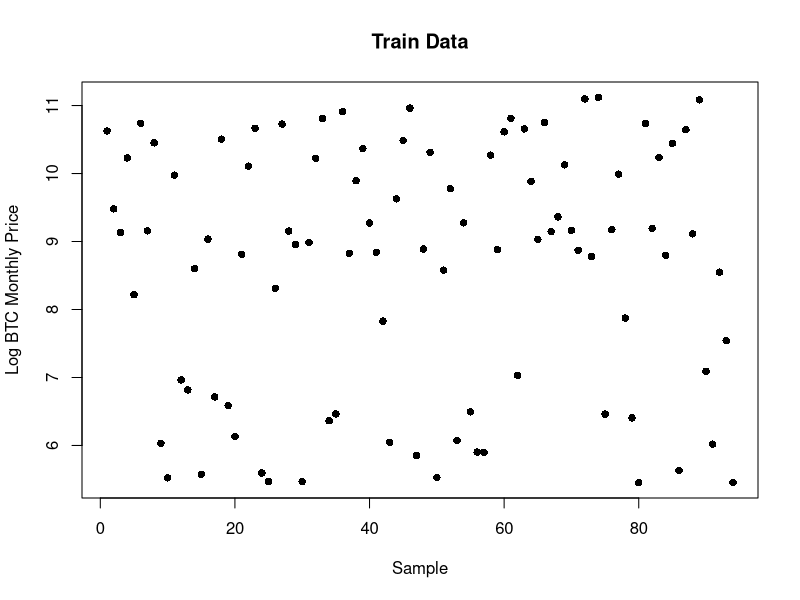
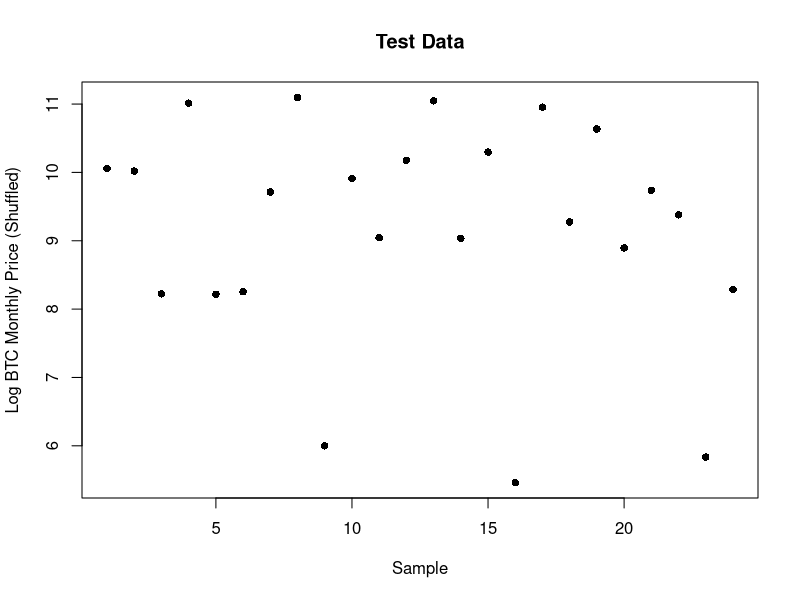

The R source for these figures, in order: (Note: this script raises an error after producing the figures.)
## ---- chunk 1
knitr::opts_chunk$set(echo = TRUE)

library(dplyr)
library(tidyr)
library(earth)
library(glmnet)
library(stats)
library(Metrics)
library(caret)
library(car)
library(glmnet)
library(ggplot2)
library(corrplot)
library(kableExtra)

btc_df <- read.csv("bitcoin_data.csv", stringsAsFactors = FALSE)
data <- btc_df
## ---- chunk 2
# Pre-processing
btc_df <- btc_df %>%
  dplyr::mutate(
    log_btc_monthly_price = log(btc_monthly_price),
    sp500 = (sp500_open + sp500_high + sp500_low + sp500_close) / 4, # Open, High, Low, Close average
    usdx = (usdx_open + usdx_high + usdx_low + usdx_close) / 4, # Open, High, Low, Close average
    x10yr_bond = (X10yr_bond_open + X10yr_bond_high + X10yr_bond_low + X10yr_bond_close) / 4, # Open, High, Low, Close average
    date = as.Date(paste0(date, "-01"), format = "%Y-%b-%d")
  ) %>%
  dplyr::select(-btc_monthly_price, -btc_open, -btc_high, -btc_low, -btc_close, -btc_volume, -sp500_open, -sp500_high, -sp500_low, -sp500_close, -usdx_open, -usdx_high, -usdx_low, -usdx_close, -X10yr_bond_open, -X10yr_bond_high, -X10yr_bond_low, -X10yr_bond_close, -date)

# Keep un-scaled predictors
btc_df_unscaled <- btc_df

# Scale predictors
btc_df <- btc_df %>% 
    mutate(across(-log_btc_monthly_price, scale))

# Reproducibility
set.seed(123)

# Sample 80% of data for training ~ 94 data points per fold
train_indices <- sample(1:nrow(btc_df), size = floor(0.8 * nrow(btc_df)))
train_data <- btc_df[train_indices, ]
# Testing data is remaining 20% ~ 24 data points
test_data <- btc_df[-train_indices, ]

# Visualize
plot(train_data$log_btc_monthly_price, 
     pch = 16,
     col = "black",
     main = "Train Data",
     xlab = "Sample",
     ylab = "Log BTC Monthly Price")

# Shuffle test data for visual effect
shuffled_values <- sample(test_data$log_btc_monthly_price)
plot(
  seq_along(shuffled_values),
  shuffled_values,
  pch = 16,
  col = "black",
  main = "Test Data",
  xlab = "Sample",
  ylab = "Log BTC Monthly Price (Shuffled)"
)
## ---- chunk 3
# Numeric only data
dataNumeric <- data %>%
  dplyr::select(where(is.numeric))

# Create functions for calculating 1st and 3rd quartiles
Q1 <- function(x, na.rm = TRUE) {
      quantile(x, na.rm = na.rm)[2]
}

Q3 <- function(x, na.rm = TRUE) {
      quantile(x, na.rm = na.rm)[4]
}

# The above functions compute the quantiles for numeric variables
# within the data. Because the quantile() function returns a list 
# of 5 numbers, to return the 1st and 3rd quartiles, we extract the
# 2nd and 4th elements from the list. Additionally, we are choosing
# to exclude missing values from the quantile calculations. 

# Create a summary for our numeric variables

myNumericSummary <- function(x){
  c(length(x), n_distinct(x), sum(is.na(x)), mean(x, na.rm = TRUE),
  min(x, na.rm = TRUE), Q1(x, na.rm = TRUE), median(x, na.rm = TRUE),
  Q3(x, na.rm = TRUE), max(x, na.rm = TRUE), sd(x, na.rm = TRUE))
}

# Create a tibble of summary statistics for the numerical data 
numericSummary <- dataNumeric %>%
  dplyr::summarize(
    across(everything(), myNumericSummary)
  )

# Create column names for clarity/tidiness

numericSummary <- cbind(
                  Statistic = c("n", "unique","missing","mean","min",
                                "Q1","median","Q3","max","sd"),
                  numericSummary)

# Pivot the data and add computed values
numericSummaryFinal <- numericSummary %>%
    pivot_longer("btc_monthly_price":"X10yr_bond_pct_change", names_to ="variable", 
                 values_to = "value") %>%
    pivot_wider(names_from = Statistic, values_from = value) %>%
    mutate(missing_pct = 100*missing/n,
           unique_pct = 100*unique/n) %>%
    dplyr::select(variable, n, missing, missing_pct, unique, unique_pct, everything())
options(digits = 3)
options(scipen = 99)
numericSummaryFinal %>% kable()

# Kable final form
numericSummaryFinal_html <- kable(numericSummaryFinal, format = "html") %>%
  kable_styling(full_width = FALSE, position = "left") %>%
  row_spec(0, bold = TRUE, color = "black") %>%  # Header bold and black
  row_spec(1:nrow(numericSummaryFinal), color = "black", font_size = 14)  # All rows darkened

# Save the styled table as an HTML file
save_kable(numericSummaryFinal_html, "numeric_summary.html")
## ---- chunk 4
numericSummaryFinal_html
## ---- chunk 5
# Pre-processing stuff for visualization
btc_candlestick_df <- data %>%
  select(
    date, btc_high, btc_close, btc_open, btc_low, gold_price, usdx_close, usdx_open, usdx_high, usdx_low, cpi_u, sp500_open, sp500_high, sp500_low, sp500_close, X10yr_bond_close, X10yr_bond_open, X10yr_bond_high, X10yr_bond_low
    ) %>%
  mutate(
    log_btc_high = log(btc_high),
    log_btc_close = log(btc_close),
    log_btc_open = log(btc_open),
    log_btc_low = log(btc_low),
    is_up = log_btc_close > log_btc_open,
    gold = gold_price,
    usdx = usdx_close,
    cpi = cpi_u,
    sp500 = sp500_close,
    bond = X10yr_bond_close,
    date = as.Date(paste0(date, "-01"), format = "%Y-%b-%d")
  ) %>%
  select(-gold_price, -usdx_close, -usdx_open, -usdx_high, -usdx_low, -cpi_u, -sp500_open, -sp500_high, -sp500_low, -sp500_close, -X10yr_bond_close, -X10yr_bond_open, -X10yr_bond_high, -X10yr_bond_low)

# Calculate the scale factor and intercept to match log BTC range to the Gold range
gold_min <- min(btc_candlestick_df$gold)
gold_max <- max(btc_candlestick_df$gold)
usdx_min <- min(btc_candlestick_df$usdx)
usdx_max <- max(btc_candlestick_df$usdx)
cpi_min <- min(btc_candlestick_df$cpi)
cpi_max <- max(btc_candlestick_df$cpi)
sp500_min <- min(btc_candlestick_df$sp500)
sp500_max <- max(btc_candlestick_df$sp500)
bond_min <- min(btc_candlestick_df$bond)
bond_max <- max(btc_candlestick_df$bond)
btc_min <- min(btc_candlestick_df$log_btc_close)
btc_max <- max(btc_candlestick_df$log_btc_close)

# Define scaling functions
gold_to_btc_scale <- function(y) (y - gold_min) / (gold_max - gold_min) * (btc_max - btc_min) + btc_min
usdx_to_btc_scale <- function(y) (y - usdx_min) / (usdx_max - usdx_min) * (btc_max - btc_min) + btc_min
cpi_to_btc_scale <- function(y) (y - cpi_min) / (cpi_max - cpi_min) * (btc_max - btc_min) + btc_min
sp500_to_btc_scale <- function(y) (y - sp500_min) / (sp500_max - sp500_min) * (btc_max - btc_min) + btc_min
bond_to_btc_scale <- function(y) (y - bond_min) / (bond_max - bond_min) * (btc_max - btc_min) + btc_min
## ---- chunk 6
# Gold Plot
ggplot(btc_candlestick_df, aes(x = date)) +
  # Candlestick for Bitcoin
  geom_linerange(aes(ymin = log_btc_low, ymax = log_btc_high), color = "black", linewidth = 0.5) +
  geom_linerange(aes(ymin = log_btc_open, ymax = log_btc_close, color = is_up), linewidth = 1.5) +
  scale_color_manual(values = c("TRUE" = "green", "FALSE" = "red")) +
  
  # Gold line scaled to match log BTC scale
  geom_line(aes(y = gold_to_btc_scale(gold)), color = "gold", linewidth = 1) +
  
  # Adjust x-axis to show only year
  scale_x_date(date_breaks = "1 year", date_labels = "%Y") +
  
  # Primary y-axis for Bitcoin, secondary y-axis for Gold
  scale_y_continuous(
    name = "Bitcoin Log Price (USD)",
    sec.axis = sec_axis(~ (.-btc_min) / (btc_max - btc_min) * (gold_max - gold_min) + gold_min, 
                        name = "Gold Price (USD)")
  ) +

  # Formatting
  labs(title = "Log Bitcoin OHLC with Gold", x = "Date") +
  theme_minimal(base_size = 14) +
  theme(
    plot.background = element_rect(fill = "white", color = NA),
    panel.background = element_rect(fill = "white", color = NA),
    panel.grid.major = element_line(color = "lightgrey"),
    panel.grid.minor = element_blank(),
    axis.text = element_text(color = "black", size = 10),
    axis.title = element_text(color = "black", size = 12),
    plot.title = element_text(color = "black", size = 18, face = "bold", hjust = 0.5),
    legend.position = "none"
  )

# USDX Plot
ggplot(btc_candlestick_df, aes(x = date)) +
  # Candlestick for Bitcoin
  geom_linerange(aes(ymin = log_btc_low, ymax = log_btc_high), color = "black", linewidth = 0.5) +
  geom_linerange(aes(ymin = log_btc_open, ymax = log_btc_close, color = is_up), linewidth = 1.5) +
  scale_color_manual(values = c("TRUE" = "green", "FALSE" = "red")) +
  
  # USDX line scaled to match log BTC scale
  geom_line(aes(y = usdx_to_btc_scale(usdx)), color = "blue", linewidth = 1) +
  
  # Adjust x-axis to show only year
  scale_x_date(date_breaks = "1 year", date_labels = "%Y") +
  
  # Primary y-axis for Bitcoin, secondary y-axis for USDX
  scale_y_continuous(
    name = "Bitcoin Log Price (USD)",
    sec.axis = sec_axis(~ (.-btc_min) / (btc_max - btc_min) * (usdx_max - usdx_min) + usdx_min, 
                        name = "USDX")
  ) +

  # Formatting
  labs(title = "Log Bitcoin OHLC with USDX", x = "Date") +
  theme_minimal(base_size = 14) +
  theme(
    plot.background = element_rect(fill = "white", color = NA),
    panel.background = element_rect(fill = "white", color = NA),
    panel.grid.major = element_line(color = "lightgrey"),
    panel.grid.minor = element_blank(),
    axis.text = element_text(color = "black", size = 10),
    axis.title = element_text(color = "black", size = 12),
    plot.title = element_text(color = "black", size = 18, face = "bold", hjust = 0.5),
    legend.position = "none"
  )

# CPI Plot
ggplot(btc_candlestick_df, aes(x = date)) +
  # Candlestick for Bitcoin
  geom_linerange(aes(ymin = log_btc_low, ymax = log_btc_high), color = "black", linewidth = 0.5) +
  geom_linerange(aes(ymin = log_btc_open, ymax = log_btc_close, color = is_up), linewidth = 1.5) +
  scale_color_manual(values = c("TRUE" = "green", "FALSE" = "red")) +
  
  # CPI line scaled to match log BTC scale
  geom_line(aes(y = cpi_to_btc_scale(cpi)), color = "orange", linewidth = 1) +
  
  # Adjust x-axis to show only year
  scale_x_date(date_breaks = "1 year", date_labels = "%Y") +
  
  # Primary y-axis for Bitcoin, secondary y-axis for CPI
  scale_y_continuous(
    name = "Bitcoin Log Price (USD)",
    sec.axis = sec_axis(~ (.-btc_min) / (btc_max - btc_min) * (cpi_max - cpi_min) + cpi_min, 
                        name = "CPI")
  ) +

  # Formatting
  labs(title = "Log Bitcoin OHLC with CPI", x = "Date") +
  theme_minimal(base_size = 14) +
  theme(
    plot.background = element_rect(fill = "white", color = NA),
    panel.background = element_rect(fill = "white", color = NA),
    panel.grid.major = element_line(color = "lightgrey"),
    panel.grid.minor = element_blank(),
    axis.text = element_text(color = "black", size = 10),
    axis.title = element_text(color = "black", size = 12),
    plot.title = element_text(color = "black", size = 18, face = "bold", hjust = 0.5),
    legend.position = "none"
  )

# S&P500 Plot
ggplot(btc_candlestick_df, aes(x = date)) +
  # Candlestick for Bitcoin
  geom_linerange(aes(ymin = log_btc_low, ymax = log_btc_high), color = "black", linewidth = 0.5) +
  geom_linerange(aes(ymin = log_btc_open, ymax = log_btc_close, color = is_up), linewidth = 1.5) +
  scale_color_manual(values = c("TRUE" = "green", "FALSE" = "red")) +
  
  # S&P500 line scaled to match log BTC scale
  geom_line(aes(y = sp500_to_btc_scale(sp500)), color = "brown", linewidth = 1) +
  
  # Adjust x-axis to show only year
  scale_x_date(date_breaks = "1 year", date_labels = "%Y") +
  
  # Primary y-axis for Bitcoin, secondary y-axis for S&P500
  scale_y_continuous(
    name = "Bitcoin Log Price (USD)",
    sec.axis = sec_axis(~ (.-btc_min) / (btc_max - btc_min) * (sp500_max - sp500_min) + sp500_min, 
                        name = "S&P500 (USD)")
  ) +

  # Formatting
  labs(title = "Log Bitcoin OHLC with S&P500", x = "Date") +
  theme_minimal(base_size = 14) +
  theme(
    plot.background = element_rect(fill = "white", color = NA),
    panel.background = element_rect(fill = "white", color = NA),
    panel.grid.major = element_line(color = "lightgrey"),
    panel.grid.minor = element_blank(),
    axis.text = element_text(color = "black", size = 10),
    axis.title = element_text(color = "black", size = 12),
    plot.title = element_text(color = "black", size = 18, face = "bold", hjust = 0.5),
    legend.position = "none"
  )

# Bond Plot
ggplot(btc_candlestick_df, aes(x = date)) +
  # Candlestick for Bitcoin
  geom_linerange(aes(ymin = log_btc_low, ymax = log_btc_high), color = "black", linewidth = 0.5) +
  geom_linerange(aes(ymin = log_btc_open, ymax = log_btc_close, color = is_up), linewidth = 1.5) +
  scale_color_manual(values = c("TRUE" = "green", "FALSE" = "red")) +
  
  # Bond line scaled to match log BTC scale
  geom_line(aes(y = bond_to_btc_scale(bond)), color = "purple", linewidth = 1) +
  
  # Adjust x-axis to show only year
  scale_x_date(date_breaks = "1 year", date_labels = "%Y") +
  
  # Primary y-axis for Bitcoin, secondary y-axis for Bond
  scale_y_continuous(
    name = "Bitcoin Log Price (USD)",
    sec.axis = sec_axis(~ (.-btc_min) / (btc_max - btc_min) * (bond_max - bond_min) + bond_min, 
                        name = "10-Year Bond Yields (%)")
  ) +

  # Formatting
  labs(title = "Log Bitcoin OHLC with 10-Year Bonds", x = "Date") +
  theme_minimal(base_size = 14) +
  theme(
    plot.background = element_rect(fill = "white", color = NA),
    panel.background = element_rect(fill = "white", color = NA),
    panel.grid.major = element_line(color = "lightgrey"),
    panel.grid.minor = element_blank(),
    axis.text = element_text(color = "black", size = 10),
    axis.title = element_text(color = "black", size = 12),
    plot.title = element_text(color = "black", size = 18, face = "bold", hjust = 0.5),
    legend.position = "none"
  )
## ---- chunk 7
lagged_correlation_df <- data %>%
  select(
    btc_monthly_price, tot_for_purch_us_sec, tot_for_sale_us_sec, net_tot_priv_for_purch_us_sec, net_priv_for_purch_us_treas_bond_note, net_priv_for_purch_us_gov_agcy_bond, net_priv_for_purch_us_corp_bond, net_priv_for_purch_us_equity, net_tot_gov_for_purch_us_sec, net_gov_for_purch_us_treas_bond_note, net_gov_for_purch_us_gov_agcy_bond, net_gov_for_purch_us_corp_bond, net_gov_for_purch_us_equity, tot_dom_sale_for_sec, tot_dom_purch_for_sec, net_dom_purch_for_bond, net_dom_purch_for_equity, net_for_purch_us_t_bills_custodial, tot_for_hold_us_t_bills, tot_priv_for_hold_us_t_bills, tot_gov_for_hold_us_t_bills, tot_month_change_dom_bank_liab_for_inflow, month_change_bank_liab_priv_for_inflow, month_change_bank_liab_gov_for_inflow, month_change_bank_liab_all_for_inflow
  )
## ---- chunk 8
# Create a shifted version of btc_monthly_price by lag rows (2, 4, 6)
lag <- 6
data_shifted <- lagged_correlation_df %>%
  mutate(btc_monthly_price = lag(btc_monthly_price, lag))

# Remove rows with NA values due to shifting
data_shifted <- data_shifted %>% drop_na()

# Replace and rename shifted btc_monthly_price column for clarity
colnames(data_shifted)[colnames(data_shifted) == "btc_monthly_price"] <- paste("Lagged BTC Price")

# Calculate correlation matrix
cor_matrix <- cor(data_shifted, use = "complete.obs")

# Plot correlation matrix with a title
corrplot::corrplot(
  cor_matrix,
  method = "color",
  type = "upper",
  tl.cex = 0.5,
  tl.col = "black",
  tl.srt = 90,
  mar = c(0, 0, 2, 0),
  title = paste(lag, "Month Lagged Correlation"),
  cex.main = 0.75
)
## ---- chunk 9
ggplot(data, aes(x = log(btc_monthly_price), 
                 y = (sp500_open + sp500_high + sp500_low + sp500_close) / 4, 
                 size = log(btc_volume), 
                 color = (usdx_open + usdx_high + usdx_low + usdx_close) / 4)) +
  geom_point(alpha = 0.6) +
  labs(title = "Bitcoin, S&P 500, and USDX: Price and Trading Volume Insights", x = "Log BTC Price", y = "S&P 500 Price", size = "Log BTC Volume",
       color = "USDX Performance") +
  scale_color_gradient(low = "red", high = "green") +
  theme_minimal()
## ---- chunk 10
# Correlation heatmap for numerical variables
numeric_data <- dataNumeric[, sapply(dataNumeric, is.numeric)]

cor_matrix <- cor(numeric_data, use = "complete.obs")

corrplot::corrplot(cor_matrix, method = "color", type = "upper", tl.cex = 0.7, tl.col = "black", main = "Correlation Heatmap")
## ---- chunk 11
# Define the function
create_boxplot <- function(data_for_boxplot, by_median = TRUE, xlab = "Treatment Level", ylab = "Value") {

  # Gather the standardized numeric Treatment_Levels into a long format for ggplot
  data_long <- data_for_boxplot %>%
    pivot_longer(cols = everything(), names_to = "Treatment_Level", values_to = "Standardized_value")
  
  if (by_median) {
    # Calculate medians for each Treatment_Level
    medians <- data_long %>%
      group_by(Treatment_Level) %>%
      summarize(median_value = median(Standardized_value, na.rm = TRUE)) %>%
      arrange(desc(median_value))
    
    # Reorder factors based on median values
    data_long$Treatment_Level <- factor(data_long$Treatment_Level, levels = medians$Treatment_Level)
  }

  # Create the boxplot for standardized Treatment_Levels
  ggplot(data_long, aes(x = Treatment_Level, y = Standardized_value)) + 
    geom_boxplot() + 
    theme(axis.text.x = element_text(angle = 45, hjust = 1)) + 
    labs(title = "EDA Boxplot", 
         x = xlab, 
         y = ylab)
}

# standardize each of the numeric variables in the dataNumeric df
dataNumericStandardized <- as.data.frame(scale(dataNumeric))
## ---- chunk 12
# Visualize box plot
create_boxplot(dataNumericStandardized, FALSE, "Econometric", "Standardized Value")
## ---- chunk 13
# Train on data
ols_model <- lm(log_btc_monthly_price ~ ., data = train_data)
# Determine linearly dependent variables
alias(ols_model)

# Reduce linearly dependent variables
train_data_reduced <- subset(train_data, select = -c(tot_for_purch_us_sec , tot_for_sale_us_sec, net_priv_for_purch_us_equity, net_tot_gov_for_purch_us_sec, net_tot_priv_for_purch_us_sec, tot_dom_sale_for_sec, tot_dom_purch_for_sec, tot_gov_for_hold_us_t_bills, tot_priv_for_hold_us_t_bills, net_dom_purch_for_bond, net_dom_purch_for_equity))

# Examine non-aliased variables
ols_model <- lm(log_btc_monthly_price ~ ., data = train_data_reduced)

# Reduce variables with high VIF
train_data_reduced <- subset(train_data_reduced, select = -c(net_for_purch_dom_longterm_sec, month_change_bank_liab_gov_for_inflow, month_change_bank_liab_priv_for_inflow, cpi_u, net_for_purch_us_t_bills_custodial, net_for_purch_dom_longterm_sec, month_change_bank_liab_all_for_inflow, sp500, gold_price, net_tot_for_purch_us_sec, net_priv_for_purch_us_treas_bond_note))

# Examine variables with less correlation
ols_model <- lm(log_btc_monthly_price ~ ., data = train_data_reduced)

vif(ols_model)

# Removing high p-value features
train_data_reduced <- subset(train_data_reduced, select = -c(net_priv_for_purch_us_corp_bond, net_gov_for_purch_us_equity, net_dom_purch_for_sec, tot_month_change_dom_bank_liab_for_inflow, usdx))


# Define the control for 10-fold cross-validation
train_control <- trainControl(method = "cv", number = 10)

# Perform cross-validation
ols_model <- train(
  log_btc_monthly_price ~ .,
  data = train_data_reduced,
  method = "lm",
  trControl = train_control
)

# Print the results
print(ols_model)

# Evaluation -----
# Predict on test data
predicted_test <- predict(ols_model, newdata = test_data)

# Calculate R²
test_r2 <- cor(predicted_test, test_data$log_btc_monthly_price)^2

# Number of observations (n) and predictors (p)
n <- nrow(test_data)
p <- length(ols_model$coefficients) - 1  # Number of predictors

# Calculate Adjusted R²
adjusted_r2 <- 1 - ((1 - test_r2) * (n - 1) / (n - p - 1))

# Calculate Pearson Correlation Coefficient
pearson_corr <- cor(predicted_test, test_data$log_btc_monthly_price)

# Calculate RMSE
rmse <- sqrt(mean((test_data$log_btc_monthly_price - predicted_test)^2))

# AIC
final_model <- ols_model$finalModel
aic <- AIC(final_model)

# Display the results
list(
  Adjusted_R2 = adjusted_r2,
  AIC = aic,
  Pearson_Correlation = pearson_corr,
  RMSE = rmse
)

# Visualization ---

y_test <- test_data$log_btc_monthly_price

# Combine predicted_test and y_test into a data frame
plot_data <- data.frame(
  Index = seq_along(y_test),
  Prediction = as.numeric(predicted_test),
  Testing_Data = y_test
)

# Create the line plot
ggplot(data = plot_data, aes(x = Index)) +
  geom_line(aes(y = Prediction, color = "Prediction"), linewidth = 1) +
  geom_line(aes(y = Testing_Data, color = "Testing Data"), linewidth = 1) +
  labs(
    title = "Prediction vs Testing Data",
    x = "Index",
    y = "Values",
    color = "Legend"
  ) +
  theme_minimal() +
  theme(legend.position = "bottom")



# Extract the coefficients from the final model
coefficients <- coef(ols_model$finalModel)

# View coefficients
print(coefficients)

# Build the regression equation
equation <- paste0("Log_BTC_Price = ", 
                   round(coefficients[1], 4), " + ",  # Intercept
                   paste0(
                     round(coefficients[-1], 4),      # Coefficients
                     " * ", names(coefficients)[-1], # Predictor names
                     collapse = " + "
                   ))
print(equation)
## ---- chunk 14
# Convert predictors to a matrix
x <- as.matrix(train_data[, -which(names(train_data) == "log_btc_monthly_price")])

# Response variable
y <- train_data$log_btc_monthly_price

# Perform 10-fold cross-validation for elastic net (penalize more terms i.e. LASSO)
set.seed(123)
cv_elastic_net <- cv.glmnet(
  x, 
  y, 
  alpha = 0.9,
  nfolds = 10 
)

# Extract the best lambda
best_lambda <- cv_elastic_net$lambda.min
print(best_lambda)

# Refit the final elastic net model using the best lambda
final_model <- glmnet(x, y, alpha = 0.9, lambda = best_lambda)

# Coefficients of the final model
print(coef(final_model))

# Plot the cross-validation result
plot(cv_elastic_net)

# Evaluation -----

# Convert test data predictors to a matrix
x_test <- as.matrix(test_data[, -which(names(test_data) == "log_btc_monthly_price")])

# Response variable in test data
y_test <- test_data$log_btc_monthly_price

# Predict on the test data using the final model
predicted_test <- predict(final_model, newx = x_test)

# Calculate R²
test_r2 <- cor(predicted_test, y_test)^2

# Calculate Adjusted R²
n <- length(y_test)  # Number of observations in test data
p <- sum(coef(final_model) != 0) - 1  # Number of non-zero predictors (excluding intercept)
adjusted_r2 <- 1 - ((1 - test_r2) * (n - 1) / (n - p - 1))

# Calculate RMSE
rmse <- sqrt(mean((y_test - predicted_test)^2))

# Calculate Pearson Correlation Coefficient
pearson_corr <- cor(predicted_test, y_test)

# Calculate AIC
# AIC for elastic net isn't directly available; approximate using residuals
residuals <- y_test - predicted_test
sigma_squared <- mean(residuals^2)
aic <- n * log(sigma_squared) + 2 * (p + 1)

# Display number of variables (non-zero predictors)
num_variables <- p

# Print all metrics
list(
  Adjusted_R2 = adjusted_r2,
  RMSE = rmse,
  AIC = aic,
  Pearson_Correlation = pearson_corr,
  Num_Variables = num_variables
)

# Visualization ---

# Combine predicted_test and y_test into a data frame
plot_data <- data.frame(
  Index = seq_along(y_test),
  Prediction = as.numeric(predicted_test),
  Testing_Data = y_test
)

# Create the line plot
ggplot(data = plot_data, aes(x = Index)) +
  geom_line(aes(y = Prediction, color = "Prediction"), linewidth = 1) +
  geom_line(aes(y = Testing_Data, color = "Testing Data"), linewidth = 1) +
  labs(
    title = "Prediction vs Testing Data",
    x = "Index",
    y = "Values",
    color = "Legend"
  ) +
  theme_minimal() +
  theme(legend.position = "bottom")



# Extract the coefficients from the final model
coefficients <- coef(final_model)

# View coefficients
print(coefficients)

# Build the regression equation
equation <- paste0("Log_BTC_Price = ", 
                   round(coefficients[1], 4), " + ",  # Intercept
                   paste0(
                     round(coefficients[-1], 4),      # Coefficients
                     " * ", names(coefficients)[-1], # Predictor names
                     collapse = " + "
                   ))
print(equation)
## ---- chunk 15
# Reproducibility
set.seed(123)
# Define response column
response <- "log_btc_monthly_price"

# Define cross-validation and grid search
train_control <- trainControl(method = "cv", number = 10)
marsParam <- expand.grid(degree = c(1, 2, 3, 4), nprune = seq(5, 25, by = 5))

# Construct model
mars_model <- train(log_btc_monthly_price ~ ., data = train_data,
                    method = "earth", trControl = train_control,
                    tuneGrid = marsParam)

# Construct final model
final_mars <- mars_model$finalModel

# Visualizations / Exploration of model -----

plot(mars_model)

print(mars_model)

summary(mars_model)

varImp(mars_model)

plotmo(mars_model$finalModel)

coef(mars_model$finalModel)

# Evaluation ----

# Predict data
predicted_test <- predict(mars_model, newdata = test_data)

# Extract labels
y_test <- test_data$log_btc_monthly_price

# Calculate R²
test_r2 <- cor(predicted_test, y_test)^2

# Calculate Adjusted R²
n <- length(y_test)
p <- length(final_mars$coefficients) - 1 # number of terms; excludes intercept
adjusted_r2 <- 1 - ((1 - test_r2) * (n - 1) / (n - p - 1))

# Calculate RMSE
rmse <- sqrt(mean((y_test - predicted_test)^2))

# Calculate Pearson Correlation Coefficient
pearson_corr <- cor(predicted_test, y_test)

# AIC for MARS models isn't directly available but can be approximated
residuals <- y_test - predicted_test
sigma_squared <- mean(residuals^2)
aic <- n * log(sigma_squared) + 2 * (p + 1)

# Number of Variables (non-zero predictors)
num_variables <- 7 # from final_mars

# Print all metrics
list(
  Adjusted_R2 = adjusted_r2,
  RMSE = rmse,
  AIC = aic,
  Pearson_Correlation = pearson_corr,
  Num_Variables = num_variables
)

# Visualization ----

# Combine predicted_test and y_test into a data frame
plot_data <- data.frame(
  Index = seq_along(y_test),
  Prediction = as.numeric(predicted_test),
  Testing_Data = y_test
)

# Create the line plot
  ggplot(data = plot_data, aes(x = Index)) +
    geom_line(aes(y = Prediction, color = "Prediction"), linewidth = 1) +
  geom_line(aes(y = Testing_Data, color = "Testing Data"), linewidth = 1) +
  labs(
    title = "Prediction vs Testing Data",
    x = "Index",
    y = "Values",
    color = "Legend"
  ) +
  theme_minimal() +
  theme(legend.position = "bottom")
## ---- chunk 16
# Extract the relevant sp500 range from train_data
sp500_values <- seq(min(train_data$sp500), max(train_data$sp500), length.out = 100)

# Use the coefficients from your MARS model
log_btc_price <- 9.0558 +
  0.9414 * pmax(sp500_values - 0.532293, 0) +
  -5.2495 * pmax(-0.532293 - sp500_values, 0)

# Combine into a data frame
df <- data.frame(sp500 = sp500_values, LogBTC = log_btc_price)

# Create the plot
ggplot(df, aes(x = sp500, y = LogBTC)) +
  geom_line(color = "blue", size = 1.2) +
  geom_vline(xintercept = c(-0.532293, 0.532293), linetype = "dashed", color = "red") +
  annotate("text", x = -0.532293, y = max(log_btc_price) - 1, label = "Knot: -0.532", color = "red", hjust = -0.1, vjust=4.5) +
  annotate("text", x = 0.532293, y = max(log_btc_price) - 1, label = "Knot: 0.532", color = "red", hjust = -0.1, vjust=4.5) +
  labs(
    title = "Marginal Effect of S&P 500 on Log Bitcoin Price",
    x = "Scaled S&P 500",
    y = "Predicted Log Bitcoin Price"
  ) +
  theme_minimal(base_size = 15) +
  theme(
    legend.position = "none",
    plot.title = element_text(face = "bold", hjust=0.5)
  )
## ---- chunk 17
# Generate data
gold_price <- seq(0, 1, length.out = 100)  # Example range for gold price
sp500 <- seq(-1, 1, length.out = 100)     # Example range for sp500
grid <- expand.grid(gold_price = gold_price, sp500 = sp500)

# Compute the Interaction Effect
grid$Interaction <- -1.8353167 * 
                     pmax(0.336638 - grid$gold_price, 0) * 
                     pmax(grid$sp500 - -0.532293, 0)



# Generate the range of gold_price and sp500 based on train_data
gold_price_range <- seq(min(train_data$gold_price), max(train_data$gold_price), length.out = 100)
sp500_range <- seq(min(train_data$sp500), max(train_data$sp500), length.out = 100)

# Create a grid of all combinations
grid <- expand.grid(gold_price = gold_price_range, sp500 = sp500_range)

# Compute the interaction effect using the coefficients
grid$Interaction <- -1.8353167 *
  pmax(0.336638 - grid$gold_price, 0) *
  pmax(grid$sp500 - -0.532293, 0)

# Print or use grid in your visualization
print(head(grid))  # Check the first few rows of the data frame

# Filter the grid data to only include gold_price <= 1 for visual
filtered_grid <- grid[grid$gold_price <= 1, ]

# Create the plot
ggplot(filtered_grid, aes(x = gold_price, y = sp500, fill = Interaction)) +
  geom_tile() +
  labs(
    title = "Interaction Effect of Gold and S&P 500 on Bitcoin",
    x = "Scaled Gold Price",
    y = "Scaled S&P 500",
    fill = "Effect"
  ) +
  scale_fill_gradient2(low = "blue", high = "red", mid = "white", midpoint = 0) +
  theme_minimal(base_size = 15) +
  theme(
    plot.title = element_text(face = "bold", hjust = 0.5)
  )

# This is the complete, zoomed out plot
ggplot(grid, aes(x = gold_price, y = sp500, fill = Interaction)) +
  geom_tile() +
  labs(
    title = "Interaction Effect of Gold and S&P 500 on Bitcoin",
    x = "Scaled Gold Price",
    y = "Scaled S&P 500",
    fill = "Effect"
  ) +
  scale_fill_gradient2(low = "blue", high = "red", mid = "white", midpoint = 0) +
  theme_minimal(base_size = 15) +
  theme(
    plot.title = element_text(face = "bold", hjust=0.5)
  )
## ---- chunk 18

# Assuming mars_model is trained using `caret`
final_mars_model <- mars_model$finalModel

# Get the residuals from the final model
residuals <- residuals(final_mars_model)

# Create a data frame with residuals and fitted values
residuals_data <- data.frame(
  Fitted_Values = fitted(final_mars_model),
  Residuals = residuals
)

# Check for outliers using car::outlierTest (this works with lm objects, for example)
# Since we're working with a MARS model, we need a custom method
# You might use another approach, such as identifying large residuals manually

# Here’s a basic approach to identify potential outliers manually:
potential_outliers <- which(abs(residuals) > 2 * sd(residuals))

# Print potential outliers
potential_outliers
nrow(residuals) # there are 94 residuals

## ---- chunk 19

# Assuming mars_model is trained using `caret`
final_mars_model <- mars_model$finalModel

# Predict using the testing data
predicted_test <- predict(final_mars_model, newdata = test_data)

# Calculate residuals based on the testing data
y_test <- test_data$log_btc_monthly_price
residuals <- y_test - predicted_test

# Create a data frame with residuals and fitted values (predicted values in this case)
residuals_data <- data.frame(
  Fitted_Values = predicted_test,
  Residuals = residuals
)

# Check for potential outliers manually
potential_outliers <- which(abs(residuals) > 2 * sd(residuals))

# Print potential outliers
print(potential_outliers)

# Verify the number of residuals
print(length(residuals)) # Should match the number of observations in the test set

## ---- chunk 20


# Assuming mars_model is trained using `caret`
final_mars_model <- mars_model$finalModel

# Predict using the testing data
predicted_test <- predict(final_mars_model, newdata = test_data)

# Calculate residuals based on the testing data
y_test <- test_data$log_btc_monthly_price
residuals <- y_test - predicted_test

# Identify the specific potential outlier
potential_outlier_index <- 18
potential_outlier_value <- residuals[potential_outlier_index]

# Leverage values should be computed for the test data
hat_values <- hatvalues(final_mars_model)[1:length(predicted_test)]

# Ensure the lengths of residuals and hat_values match
if (length(hat_values) != length(residuals)) {
  hat_values <- hat_values[1:length(residuals)]
}

potential_outlier_leverage <- hat_values[potential_outlier_index]

# Create a data frame with residuals and fitted values (predicted values in this case)
residuals_data <- data.frame(
  Fitted_Values = predicted_test,
  Residuals = residuals
)

# Check for potential outliers manually
potential_outliers <- which(abs(residuals) > 2 * sd(residuals))

# Print potential outliers
print(potential_outliers)

# Verify the number of residuals
print(length(residuals)) # Should match the number of observations in the test set (24)

# Create a data frame for plotting
diagnostic_data <- data.frame(
  Residuals = as.numeric(residuals), # Ensure Residuals are numeric
  Leverage = hat_values # Ensure same length
)

# Verify the data frame
print(head(diagnostic_data))

# Create the Residuals vs. Leverage plot with the highlighted outlier
ggplot(diagnostic_data, aes(x = Leverage, y = Residuals)) +
  geom_point(aes(size = abs(Residuals), color = abs(Residuals)), alpha = 0.7) +
  geom_smooth(method = "loess", se = FALSE, color = "black", linetype = "dashed") +
  geom_hline(yintercept = 0, linetype = "solid", color = "red", linewidth = 1) +
  geom_text(aes(x = potential_outlier_leverage, y = potential_outlier_value, label = "Outlier"), 
            color = "red", vjust = -1, fontface = "bold") +
  scale_size_continuous(range = c(1, 5)) +
  scale_color_gradient2(low = "blue", mid = "green", high = "red", midpoint = median(abs(residuals))) +
  labs(
    title = "Residuals vs. Leverage Plot",
    x = "Leverage",
    y = "Residuals",
    size = "Absolute Residuals",
    color = "Absolute Residuals"
  ) +
  theme_bw() +  # Use a white background for a clean look
  theme(
    plot.title = element_text(hjust = 0.5, size = 16, face = "bold"),
    legend.position = "bottom"
  )


## ---- chunk 21

# Reproducibility
set.seed(123)

# Assuming `train_data` and `test_data` are already loaded in your workspace
# Define response column
response <- "log_btc_monthly_price"

# Define cross-validation and grid search
train_control <- trainControl(method = "cv", number = 10)
marsParam <- expand.grid(degree = c(1, 2, 3, 4), nprune = seq(5, 25, by = 5))

# Construct model
mars_model <- train(log_btc_monthly_price ~ ., data = train_data,
                    method = "earth", trControl = train_control,
                    tuneGrid = marsParam)

# Construct final model
final_mars <- mars_model$finalModel

# Visualizations / Exploration of model -----
plot(mars_model)
print(mars_model)
summary(mars_model)
varImp(mars_model)
plotmo(mars_model$finalModel)
coef(mars_model$finalModel)

# Evaluation ----

# Predict data
predicted_test <- predict(mars_model, newdata = test_data)

# Extract labels
y_test <- test_data$log_btc_monthly_price

# Calculate R²
test_r2 <- cor(predicted_test, y_test)^2

# Calculate Adjusted R²
n <- length(y_test)
p <- length(final_mars$coefficients) - 1 # number of terms; excludes intercept
adjusted_r2 <- 1 - ((1 - test_r2) * (n - 1) / (n - p - 1))

# Calculate RMSE
rmse <- sqrt(mean((y_test - predicted_test)^2))

# Calculate Pearson Correlation Coefficient
pearson_corr <- cor(predicted_test, y_test)

# AIC for MARS models isn't directly available but can be approximated
residuals <- y_test - predicted_test
sigma_squared <- mean(residuals^2)
aic <- n * log(sigma_squared) + 2 * (p + 1)

# Number of Variables (non-zero predictors)
num_variables <- 7 # from final_mars

# Print all metrics
metrics <- list(
  Adjusted_R2 = adjusted_r2,
  RMSE = rmse,
  AIC = aic,
  Pearson_Correlation = pearson_corr,
  Num_Variables = num_variables
)

print(metrics)

# Residual Plot ----

# Create a data frame for plotting
residual_plot_data <- data.frame(
  Fitted_Values = as.numeric(predicted_test),
  Residuals = as.numeric(residuals)
)

# Create the innovative residual plot
ggplot(residual_plot_data, aes(x = Fitted_Values, y = Residuals)) +
  geom_point(aes(color = Residuals), size = 2, alpha = 0.7) +
  geom_smooth(method = "loess", se = FALSE, color = "black", linetype = "dashed") +
  geom_hline(yintercept = 0, linetype = "solid", color = "red", linewidth = 1) +
  scale_color_gradient2(low = "blue", high = "red", mid = "green", midpoint = 0) +
  labs(
    title = "Residual Plot",
    x = "Fitted Values",
    y = "Residuals",
    color = "Residuals"
  ) +
  theme_minimal() +
  theme(
    plot.title = element_text(hjust = 0.5, size = 16, face = "bold"),
    legend.position = "bottom"
  ) +
 theme_bw()

## ---- chunk 22

# Reproducibility
set.seed(123)

# Assuming `train_data` and `test_data` are already loaded in your workspace
# Define response column
response <- "log_btc_monthly_price"

# Define cross-validation and grid search
train_control <- trainControl(method = "cv", number = 10)
marsParam <- expand.grid(degree = c(1, 2, 3, 4), nprune = seq(5, 25, by = 5))

# Construct model
mars_model <- train(log_btc_monthly_price ~ ., data = train_data,
                    method = "earth", trControl = train_control,
                    tuneGrid = marsParam)

# Construct final model
final_mars <- mars_model$finalModel

# Visualizations / Exploration of model
plot(mars_model)
print(mars_model)
summary(mars_model)
varImp(mars_model)
plotmo(mars_model$finalModel)
coef(mars_model$finalModel)

# Evaluation
# Predict data
predicted_test <- predict(mars_model, newdata = test_data)

# Extract labels
y_test <- test_data$log_btc_monthly_price

# Calculate R²
test_r2 <- cor(predicted_test, y_test)^2

# Calculate Adjusted R²
n <- length(y_test)
p <- length(final_mars$coefficients) - 1 # number of terms; excludes intercept
adjusted_r2 <- 1 - ((1 - test_r2) * (n - 1) / (n - p - 1))

# Calculate RMSE
rmse <- sqrt(mean((y_test - predicted_test)^2))

# Calculate Pearson Correlation Coefficient
pearson_corr <- cor(predicted_test, y_test)

# AIC for MARS models isn't directly available but can be approximated
residuals <- y_test - predicted_test
sigma_squared <- mean(residuals^2)
aic <- n * log(sigma_squared) + 2 * (p + 1)

# Number of Variables (non-zero predictors)
num_variables <- 7 # from final_mars

# Print all metrics
metrics <- list(
  Adjusted_R2 = adjusted_r2,
  RMSE = rmse,
  AIC = aic,
  Pearson_Correlation = pearson_corr,
  Num_Variables = num_variables
)

print(metrics)

# Residuals vs. Leverage Plot
# Calculate leverage (hat values) using the full training data
hat_values <- hatvalues(final_mars)

# Ensure the lengths of residuals and hat_values match
length(hat_values)
length(residuals)

# Create a data frame for plotting
diagnostic_data <- data.frame(
  Residuals = as.numeric(residuals), # Ensure Residuals are numeric
  Leverage = hat_values[1:length(residuals)] # Ensure same length
)

# Verify the data frame
print(head(diagnostic_data))

# Create the innovative Residuals vs. Leverage plot
ggplot(diagnostic_data, aes(x = Leverage, y = Residuals)) +
  geom_point(aes(size = abs(Residuals), color = abs(Residuals)), alpha = 0.7) +
  geom_smooth(method = "loess", se = FALSE, color = "black", linetype = "dashed") +
  geom_hline(yintercept = 0, linetype = "solid", color = "red", linewidth = 1) +
  scale_size_continuous(range = c(1, 5)) +
  scale_color_gradient2(low = "blue", mid = "green", high = "red", midpoint = median(abs(residuals))) +
  labs(
    title = "Residuals vs. Leverage Plot",
    x = "Leverage",
    y = "Residuals",
    size = "Absolute Residuals",
    color = "Absolute Residuals"
  ) +
  theme_bw() +  # Use a white background for a clean look
  theme(
    plot.title = element_text(hjust = 0.5, size = 16, face = "bold"),
    legend.position = "bottom"
  )
